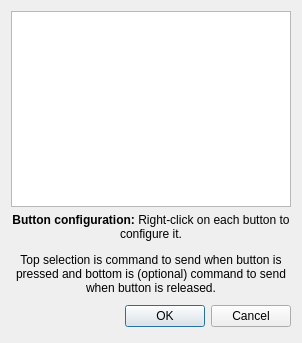
<?xml version="1.0" encoding="UTF-8"?>
<ui version="4.0">
 <class>controllerSetup</class>
 <widget class="QDialog" name="controllerSetup">
  <property name="geometry">
   <rect>
    <x>0</x>
    <y>0</y>
    <width>302</width>
    <height>343</height>
   </rect>
  </property>
  <property name="windowTitle">
   <string>Controller setup</string>
  </property>
  <layout class="QGridLayout" name="gridLayout">
   <item row="0" column="0">
    <layout class="QVBoxLayout" name="verticalLayout">
     <item>
      <widget class="QGraphicsView" name="graphicsView"/>
     </item>
    </layout>
   </item>
   <item row="1" column="0">
    <layout class="QHBoxLayout" name="horizontalLayout">
     <item>
      <widget class="QLabel" name="label">
       <property name="text">
        <string>&lt;html&gt;&lt;head/&gt;&lt;body&gt;&lt;p align=&quot;center&quot;&gt;&lt;span style=&quot; font-weight:700;&quot;&gt;Button configuration: &lt;/span&gt;Right-click on each button to configure it.&lt;/p&gt;&lt;p align=&quot;center&quot;&gt;Top selection is command to send when button is pressed and bottom is (optional) command to send when button is released.&lt;/p&gt;&lt;/body&gt;&lt;/html&gt;</string>
       </property>
       <property name="alignment">
        <set>Qt::AlignCenter</set>
       </property>
       <property name="wordWrap">
        <bool>true</bool>
       </property>
      </widget>
     </item>
    </layout>
   </item>
   <item row="3" column="0">
    <layout class="QHBoxLayout">
     <property name="spacing">
      <number>6</number>
     </property>
     <property name="leftMargin">
      <number>0</number>
     </property>
     <property name="topMargin">
      <number>0</number>
     </property>
     <property name="rightMargin">
      <number>0</number>
     </property>
     <property name="bottomMargin">
      <number>0</number>
     </property>
     <item>
      <spacer>
       <property name="orientation">
        <enum>Qt::Horizontal</enum>
       </property>
       <property name="sizeHint" stdset="0">
        <size>
         <width>131</width>
         <height>31</height>
        </size>
       </property>
      </spacer>
     </item>
     <item>
      <widget class="QPushButton" name="okButton">
       <property name="text">
        <string>OK</string>
       </property>
      </widget>
     </item>
     <item>
      <widget class="QPushButton" name="cancelButton">
       <property name="text">
        <string>Cancel</string>
       </property>
      </widget>
     </item>
    </layout>
   </item>
  </layout>
 </widget>
 <resources/>
 <connections>
  <connection>
   <sender>okButton</sender>
   <signal>clicked()</signal>
   <receiver>controllerSetup</receiver>
   <slot>accept()</slot>
   <hints>
    <hint type="sourcelabel">
     <x>278</x>
     <y>253</y>
    </hint>
    <hint type="destinationlabel">
     <x>96</x>
     <y>254</y>
    </hint>
   </hints>
  </connection>
  <connection>
   <sender>cancelButton</sender>
   <signal>clicked()</signal>
   <receiver>controllerSetup</receiver>
   <slot>reject()</slot>
   <hints>
    <hint type="sourcelabel">
     <x>369</x>
     <y>253</y>
    </hint>
    <hint type="destinationlabel">
     <x>179</x>
     <y>282</y>
    </hint>
   </hints>
  </connection>
 </connections>
</ui>
